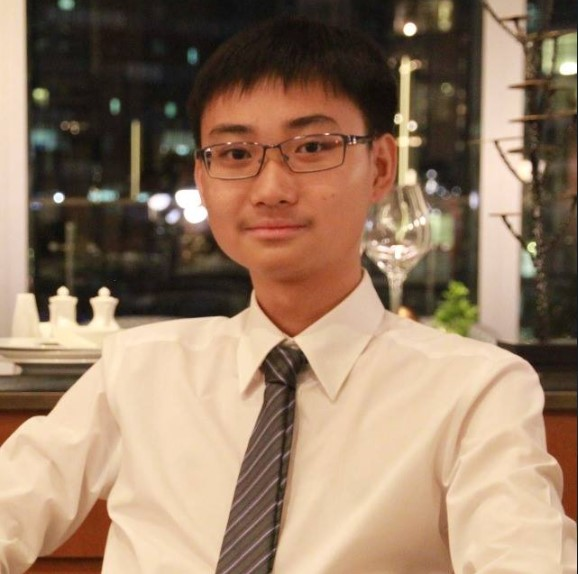
#> input picture firstImg/tzj.jpg, 578 x 574 px
$ python tresh.py
#> lines starting #> are read from the running program, lines starting #| are printed output that depends on the picture
# import openCV and numpy
import cv2
import numpy as np

# use openCV to read an image, store image as 'src'
src = cv2.imread("tzj.jpg", cv2.IMREAD_ANYCOLOR)
#> src is the input picture: shape (574, 578, 3); mean B, G, R 102.4, 125.5, 151.7

'''
# canny edge detection without slider
edge = cv2.Canny(src, 100, 100, apertureSize=3, L2gradient=True)
cv2.imshow('canny', edge)
cv2.waitKey(0) '''

# tracker
# empty callback function for creating trackar
def callback(foo):
    pass

# create windows and trackbar
cv2.namedWindow('parameters')
cv2.createTrackbar('threshold1', 'parameters', 0, 255, callback)
cv2.createTrackbar('threshold2', 'parameters', 0, 255, callback)

while(True):
    # get threshold value from trackbar
    th1 = cv2.getTrackbarPos('threshold1', 'parameters')
    th2 = cv2.getTrackbarPos('threshold2', 'parameters')

    # blur to remove noise
    blurred = cv2.bilateralFilter(src, 7, 100, 100)

    # edge detection
    edge = cv2.Canny(src, th1, th2, apertureSize=3, L2gradient=True)
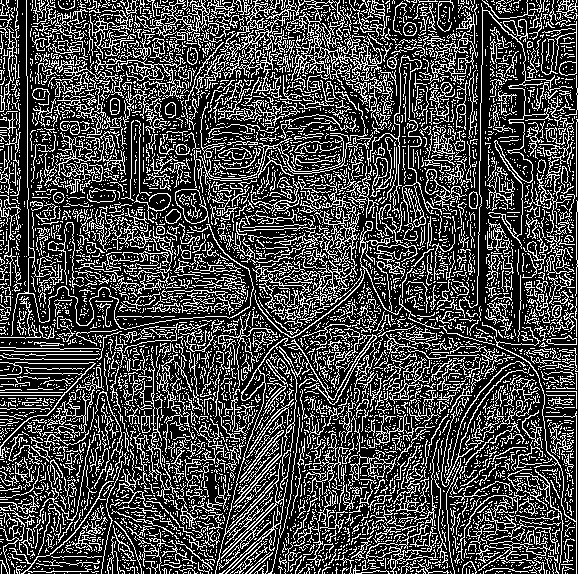
#> edge: shape (574, 578); 28.1% white in thin lines or dots
    cv2.imshow('canny', edge)

    # press q to exit
    if cv2.waitKey(1)&0xFF == ord('q'):
#> (key q is pressed here)
        break

cv2.destroyAllWindows()
